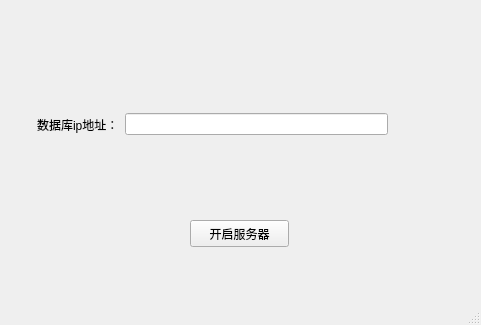
<?xml version="1.0" encoding="UTF-8"?>
<ui version="4.0">
 <class>TcpServer</class>
 <widget class="QMainWindow" name="TcpServer">
  <property name="geometry">
   <rect>
    <x>0</x>
    <y>0</y>
    <width>481</width>
    <height>325</height>
   </rect>
  </property>
  <property name="windowTitle">
   <string>MainWindow</string>
  </property>
  <widget class="QWidget" name="centralwidget">
   <widget class="QPushButton" name="startBtn">
    <property name="geometry">
     <rect>
      <x>190</x>
      <y>220</y>
      <width>99</width>
      <height>27</height>
     </rect>
    </property>
    <property name="text">
     <string>开启服务器</string>
    </property>
   </widget>
   <widget class="QWidget" name="layoutWidget">
    <property name="geometry">
     <rect>
      <x>37</x>
      <y>99</y>
      <width>351</width>
      <height>51</height>
     </rect>
    </property>
    <layout class="QHBoxLayout" name="horizontalLayout">
     <item>
      <widget class="QLabel" name="label">
       <property name="text">
        <string>数据库ip地址：</string>
       </property>
      </widget>
     </item>
     <item>
      <widget class="QLineEdit" name="ipLineEdit"/>
     </item>
    </layout>
   </widget>
  </widget>
  <widget class="QMenuBar" name="menubar">
   <property name="geometry">
    <rect>
     <x>0</x>
     <y>0</y>
     <width>481</width>
     <height>26</height>
    </rect>
   </property>
  </widget>
  <widget class="QStatusBar" name="statusbar"/>
 </widget>
 <resources/>
 <connections/>
</ui>
